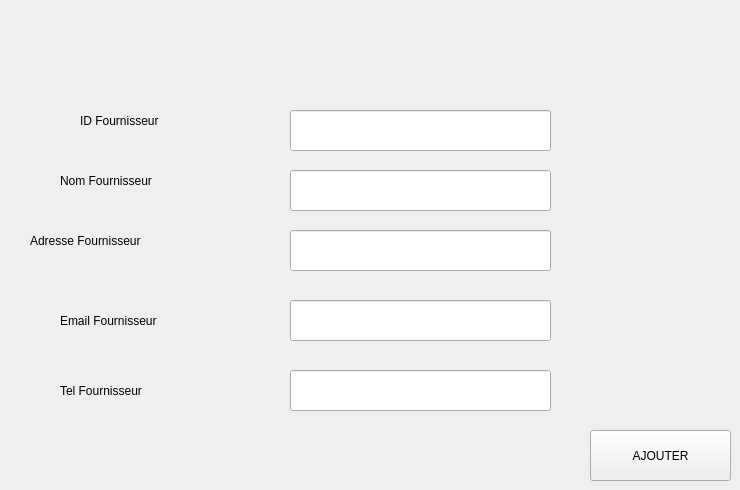
                      <widget class="QWidget" name="tab_25">
                       <attribute name="title">
                        <string>Ajouter</string>
                       </attribute>
                       <widget class="QLabel" name="label_68">
                        <property name="geometry">
                         <rect>
                          <x>80</x>
                          <y>100</y>
                          <width>161</width>
                          <height>41</height>
                         </rect>
                        </property>
                        <property name="styleSheet">
                         <string notr="true">font: 63 12pt &quot;Yu Gothic UI Semibold&quot;;</string>
                        </property>
                        <property name="text">
                         <string>ID Fournisseur</string>
                        </property>
                       </widget>
                       <widget class="QLabel" name="label_69">
                        <property name="geometry">
                         <rect>
                          <x>60</x>
                          <y>370</y>
                          <width>161</width>
                          <height>41</height>
                         </rect>
                        </property>
                        <property name="styleSheet">
                         <string notr="true">font: 63 12pt &quot;Yu Gothic UI Semibold&quot;;</string>
                        </property>
                        <property name="text">
                         <string>Tel Fournisseur</string>
                        </property>
                       </widget>
                       <widget class="QLabel" name="label_70">
                        <property name="geometry">
                         <rect>
                          <x>60</x>
                          <y>300</y>
                          <width>161</width>
                          <height>41</height>
                         </rect>
                        </property>
                        <property name="styleSheet">
                         <string notr="true">font: 63 12pt &quot;Yu Gothic UI Semibold&quot;;</string>
                        </property>
                        <property name="text">
                         <string>Email Fournisseur</string>
                        </property>
                       </widget>
                       <widget class="QLabel" name="label_71">
                        <property name="geometry">
                         <rect>
                          <x>30</x>
                          <y>220</y>
                          <width>191</width>
                          <height>41</height>
                         </rect>
                        </property>
                        <property name="styleSheet">
                         <string notr="true">font: 63 12pt &quot;Yu Gothic UI Semibold&quot;;</string>
                        </property>
                        <property name="text">
                         <string>Adresse Fournisseur</string>
                        </property>
                       </widget>
                       <widget class="QLabel" name="label_72">
                        <property name="geometry">
                         <rect>
                          <x>60</x>
                          <y>160</y>
                          <width>161</width>
                          <height>41</height>
                         </rect>
                        </property>
                        <property name="styleSheet">
                         <string notr="true">font: 63 12pt &quot;Yu Gothic UI Semibold&quot;;</string>
                        </property>
                        <property name="text">
                         <string>Nom Fournisseur</string>
                        </property>
                       </widget>
                       <widget class="QLineEdit" name="lineEdit_7">
                        <property name="geometry">
                         <rect>
                          <x>290</x>
                          <y>170</y>
                          <width>261</width>
                          <height>41</height>
                         </rect>
                        </property>
                        <property name="styleSheet">
                         <string notr="true"/>
                        </property>
                       </widget>
                       <widget class="QLineEdit" name="lineEdit_8">
                        <property name="geometry">
                         <rect>
                          <x>290</x>
                          <y>110</y>
                          <width>261</width>
                          <height>41</height>
                         </rect>
                        </property>
                        <property name="styleSheet">
                         <string notr="true"/>
                        </property>
                       </widget>
                       <widget class="QLineEdit" name="lineEdit_9">
                        <property name="geometry">
                         <rect>
                          <x>290</x>
                          <y>370</y>
                          <width>261</width>
                          <height>41</height>
                         </rect>
                        </property>
                        <property name="styleSheet">
                         <string notr="true"/>
                        </property>
                       </widget>
                       <widget class="QLineEdit" name="lineEdit_10">
                        <property name="geometry">
                         <rect>
                          <x>290</x>
                          <y>230</y>
                          <width>261</width>
                          <height>41</height>
                         </rect>
                        </property>
                        <property name="styleSheet">
                         <string notr="true"/>
                        </property>
                       </widget>
                       <widget class="QLineEdit" name="lineEdit_11">
                        <property name="geometry">
                         <rect>
                          <x>290</x>
                          <y>300</y>
                          <width>261</width>
                          <height>41</height>
                         </rect>
                        </property>
                        <property name="styleSheet">
                         <string notr="true"/>
                        </property>
                       </widget>
                       <widget class="QPushButton" name="pushButton_18">
                        <property name="geometry">
                         <rect>
                          <x>590</x>
                          <y>430</y>
                          <width>141</width>
                          <height>51</height>
                         </rect>
                        </property>
                        <property name="styleSheet">
                         <string notr="true">font: 87 10pt &quot;Segoe UI Black&quot;;</string>
                        </property>
                        <property name="text">
                         <string>AJOUTER</string>
                        </property>
                       </widget>
                      </widget>
